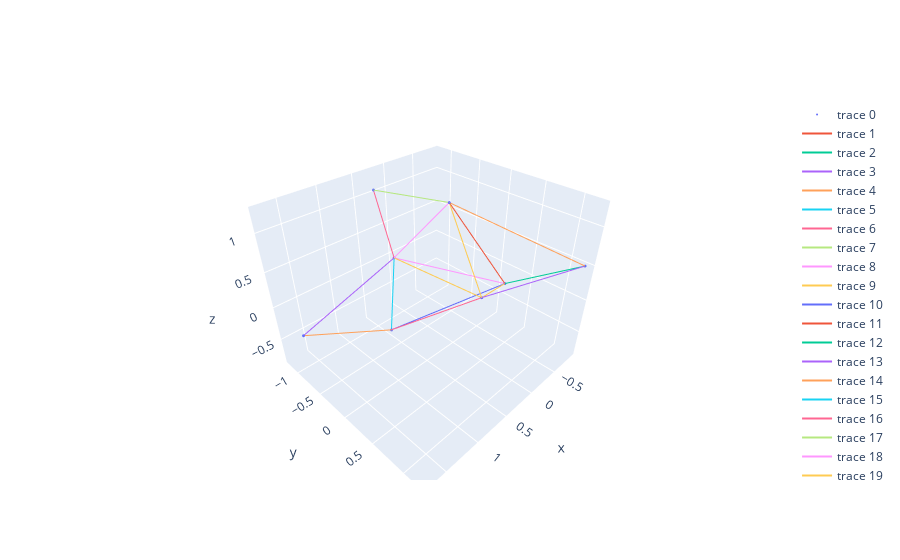

Notebook code cell kept with this figure:
### Code cell
fig = go.Figure()

fig.add_trace(go.Scatter3d(
    x=pos[..., 0],
    y=pos[..., 1],
    z=pos[..., 2],
    mode='markers',
    marker=dict(
        size=1,
    )
))

for src, dst in zip(edge_src, edge_dst):
    fig.add_trace(go.Scatter3d(
        x=[pos[src][0], pos[dst][0]],
        y=[pos[src][1], pos[dst][1]],
        z=[pos[src][2], pos[dst][2]],
        mode='lines',
    ))

fig.show()

### Figure 1 — Plotly figure (JSON) as saved in the notebook; plotly's stock layout.template omitted (floating-point values rounded to 4 significant figures)
{"data": [{"marker": {"size": 1}, "mode": "markers", "type": "scatter3d", "x": [1.736, 0.003266, -0.1836, 0.4725, 0.1688, -0.8797, 0.2483, -0.7881], "y": [-0.8002, -1.161, 0.2928, -0.7378, 0.02328, 1.218, -1.196, 0.2059], "z": [-0.2014, -0.0364, -0.07738, -0.8301, 1.242, 0.4948, 1.044, -0.1979]}, {"mode": "lines", "type": "scatter3d", "x": [0.003266, 1.736], "y": [-1.161, -0.8002], "z": [-0.0364, -0.2014]}, {"mode": "lines", "type": "scatter3d", "x": [0.4725, 1.736], "y": [-0.7378, -0.8002], "z": [-0.8301, -0.2014]}, {"mode": "lines", "type": "scatter3d", "x": [1.736, 0.003266], "y": [-0.8002, -1.161], "z": [-0.2014, -0.0364]}, {"mode": "lines", "type": "scatter3d", "x": [-0.1836, 0.003266], "y": [0.2928, -1.161], "z": [-0.07738, -0.0364]}, {"mode": "lines", "type": "scatter3d", "x": [0.4725, 0.003266], "y": [-0.7378, -1.161], "z": [-0.8301, -0.0364]}, {"mode": "lines", "type": "scatter3d", "x": [0.1688, 0.003266], "y": [0.02328, -1.161], "z": [1.242, -0.0364]}, {"mode": "lines", "type": "scatter3d", "x": [0.2483, 0.003266], "y": [-1.196, -1.161], "z": [1.044, -0.0364]}, {"mode": "lines", "type": "scatter3d", "x": [-0.7881, 0.003266], "y": [0.2059, -1.161], "z": [-0.1979, -0.0364]}, {"mode": "lines", "type": "scatter3d", "x": [0.003266, -0.1836], "y": [-1.161, 0.2928], "z": [-0.0364, -0.07738]}, {"mode": "lines", "type": "scatter3d", "x": [0.4725, -0.1836], "y": [-0.7378, 0.2928], "z": [-0.8301, -0.07738]}, {"mode": "lines", "type": "scatter3d", "x": [0.1688, -0.1836], "y": [0.02328, 0.2928], "z": [1.242, -0.07738]}, {"mode": "lines", "type": "scatter3d", "x": [-0.8797, -0.1836], "y": [1.218, 0.2928], "z": [0.4948, -0.07738]}, {"mode": "lines", "type": "scatter3d", "x": [-0.7881, -0.1836], "y": [0.2059, 0.2928], "z": [-0.1979, -0.07738]}, {"mode": "lines", "type": "scatter3d", "x": [1.736, 0.4725], "y": [-0.8002, -0.7378], "z": [-0.2014, -0.8301]}, {"mode": "lines", "type": "scatter3d", "x": [0.003266, 0.4725], "y": [-1.161, -0.7378], "z": [-0.0364, -0.8301]}, {"mode": "lines", "type": "scatter3d", "x": [-0.1836, 0.4725], "y": [0.2928, -0.7378], "z": [-0.07738, -0.8301]}, {"mode": "lines", "type": "scatter3d", "x": [-0.7881, 0.4725], "y": [0.2059, -0.7378], "z": [-0.1979, -0.8301]}, {"mode": "lines", "type": "scatter3d", "x": [0.003266, 0.1688], "y": [-1.161, 0.02328], "z": [-0.0364, 1.242]}, {"mode": "lines", "type": "scatter3d", "x": [-0.1836, 0.1688], "y": [0.2928, 0.02328], "z": [-0.07738, 1.242]}, {"mode": "lines", "type": "scatter3d", "x": [-0.8797, 0.1688], "y": [1.218, 0.02328], "z": [0.4948, 1.242]}, {"mode": "lines", "type": "scatter3d", "x": [0.2483, 0.1688], "y": [-1.196, 0.02328], "z": [1.044, 1.242]}, {"mode": "lines", "type": "scatter3d", "x": [-0.7881, 0.1688], "y": [0.2059, 0.02328], "z": [-0.1979, 1.242]}, {"mode": "lines", "type": "scatter3d", "x": [-0.1836, -0.8797], "y": [0.2928, 1.218], "z": [-0.07738, 0.4948]}, {"mode": "lines", "type": "scatter3d", "x": [0.1688, -0.8797], "y": [0.02328, 1.218], "z": [1.242, 0.4948]}, {"mode": "lines", "type": "scatter3d", "x": [-0.7881, -0.8797], "y": [0.2059, 1.218], "z": [-0.1979, 0.4948]}, {"mode": "lines", "type": "scatter3d", "x": [0.003266, 0.2483], "y": [-1.161, -1.196], "z": [-0.0364, 1.044]}, {"mode": "lines", "type": "scatter3d", "x": [0.1688, 0.2483], "y": [0.02328, -1.196], "z": [1.242, 1.044]}, {"mode": "lines", "type": "scatter3d", "x": [0.003266, -0.7881], "y": [-1.161, 0.2059], "z": [-0.0364, -0.1979]}, {"mode": "lines", "type": "scatter3d", "x": [-0.1836, -0.7881], "y": [0.2928, 0.2059], "z": [-0.07738, -0.1979]}, {"mode": "lines", "type": "scatter3d", "x": [0.4725, -0.7881], "y": [-0.7378, 0.2059], "z": [-0.8301, -0.1979]}, {"mode": "lines", "type": "scatter3d", "x": [0.1688, -0.7881], "y": [0.02328, 0.2059], "z": [1.242, -0.1979]}, {"mode": "lines", "type": "scatter3d", "x": [-0.8797, -0.7881], "y": [1.218, 0.2059], "z": [0.4948, -0.1979]}], "layout": {}}
